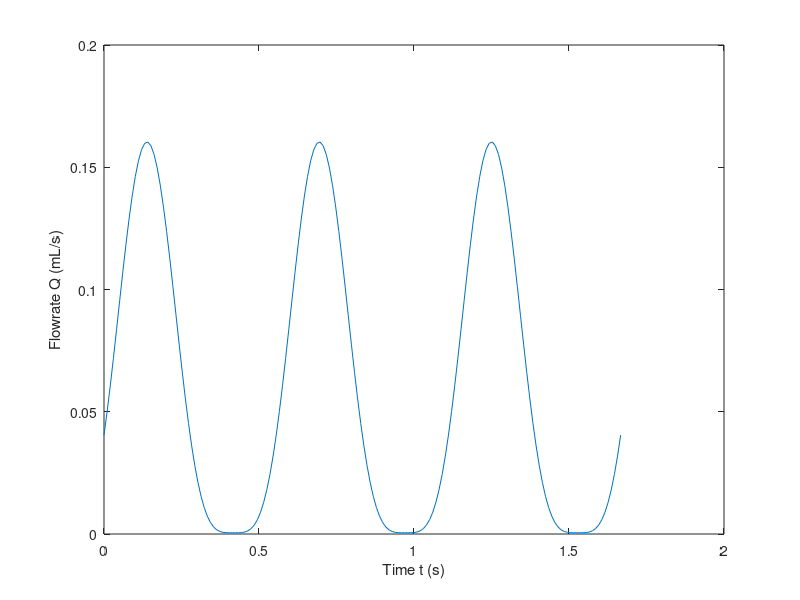

Source code (MATLAB):
clc; clear; close all;

t = linspace(0,200/120,166);
beta = 2.65; % parameter that determines the pulsatility
Nr = 3; % number of rollers
Q_bar = 3.62/60; % average flow rate in mL/s
f = 120*1.8/360; % frequency of pulse revolutions/s
p = 2;   % shape parameter

s = (1 + sin(2*pi*Nr*f*t))/2;
sp = s.^p;

A = beta*Q_bar;   % pulsation amplitude scale
Q = Q_bar + A*(sp - mean(sp));

figure;
plot(t,Q)
xlabel("Time t (s)")
ylabel("Flowrate Q (mL/s)")

% Write to .flow file
filename = 'pulsatile.flow';
fid = fopen(filename, 'w');

if fid == -1
    error('Could not open file for writing.');
end

for i = 1:length(t)
    fprintf(fid, '%.6f %.12e\n', t(i), Q(i));
end

fclose(fid);

disp(['Flow file written to: ', filename]);

% Write to .flow file
filename = 'pressure.flow';
fid = fopen(filename, 'w');

if fid == -1
    error('Could not open file for writing.');
end

for i = 1:length(t)
    fprintf(fid, '%.2f %.12e\n', t(i), 0.0);
end

fclose(fid);

disp(['Flow file written to: ', filename]);
